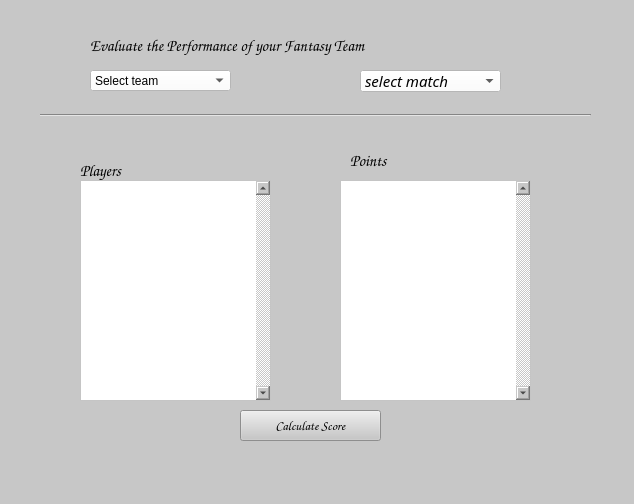
<?xml version="1.0" encoding="UTF-8"?>
<ui version="4.0">
 <class>evaluate_team</class>
 <widget class="QDialog" name="evaluate_team">
  <property name="geometry">
   <rect>
    <x>0</x>
    <y>0</y>
    <width>634</width>
    <height>504</height>
   </rect>
  </property>
  <property name="windowTitle">
   <string>Dialog</string>
  </property>
  <property name="styleSheet">
   <string notr="true">background-color: rgb(199, 199, 199);</string>
  </property>
  <widget class="QLabel" name="label">
   <property name="geometry">
    <rect>
     <x>90</x>
     <y>20</y>
     <width>391</width>
     <height>51</height>
    </rect>
   </property>
   <property name="font">
    <font>
     <family>Comic Sans MS</family>
     <pointsize>12</pointsize>
    </font>
   </property>
   <property name="text">
    <string>Evaluate the Performance of your Fantasy Team</string>
   </property>
  </widget>
  <widget class="QComboBox" name="selectteam_cb">
   <property name="geometry">
    <rect>
     <x>90</x>
     <y>70</y>
     <width>141</width>
     <height>21</height>
    </rect>
   </property>
   <property name="styleSheet">
    <string notr="true">background-color: rgb(255, 255, 255);
font: 75 italic 10pt &quot;Century Gothic&quot;;</string>
   </property>
   <property name="currentText">
    <string>Select team</string>
   </property>
   <item>
    <property name="text">
     <string>Select team</string>
    </property>
   </item>
  </widget>
  <widget class="QComboBox" name="selectmatch_cb">
   <property name="enabled">
    <bool>true</bool>
   </property>
   <property name="geometry">
    <rect>
     <x>360</x>
     <y>70</y>
     <width>141</width>
     <height>22</height>
    </rect>
   </property>
   <property name="font">
    <font>
     <family>Century Gothic</family>
     <pointsize>11</pointsize>
     <weight>9</weight>
     <italic>true</italic>
     <bold>false</bold>
    </font>
   </property>
   <property name="styleSheet">
    <string notr="true">background-color: rgb(255, 255, 255);
font: 75 italic 11pt &quot;Century Gothic&quot;;</string>
   </property>
   <item>
    <property name="text">
     <string extracomment="select amatch">select match</string>
    </property>
   </item>
   <item>
    <property name="text">
     <string>Match1</string>
    </property>
   </item>
  </widget>
  <widget class="Line" name="line">
   <property name="geometry">
    <rect>
     <x>40</x>
     <y>95</y>
     <width>551</width>
     <height>41</height>
    </rect>
   </property>
   <property name="styleSheet">
    <string notr="true">color: rgb(0, 0, 0);</string>
   </property>
   <property name="orientation">
    <enum>Qt::Horizontal</enum>
   </property>
  </widget>
  <widget class="QLabel" name="label_2">
   <property name="geometry">
    <rect>
     <x>80</x>
     <y>160</y>
     <width>81</width>
     <height>21</height>
    </rect>
   </property>
   <property name="font">
    <font>
     <family>Comic Sans MS</family>
     <pointsize>12</pointsize>
     <weight>50</weight>
     <bold>false</bold>
    </font>
   </property>
   <property name="text">
    <string>Players</string>
   </property>
  </widget>
  <widget class="QLabel" name="label_3">
   <property name="geometry">
    <rect>
     <x>350</x>
     <y>150</y>
     <width>81</width>
     <height>21</height>
    </rect>
   </property>
   <property name="font">
    <font>
     <family>Comic Sans MS</family>
     <pointsize>12</pointsize>
     <weight>50</weight>
     <bold>false</bold>
    </font>
   </property>
   <property name="text">
    <string>Points</string>
   </property>
  </widget>
  <widget class="QPushButton" name="calcscore_btn">
   <property name="enabled">
    <bool>true</bool>
   </property>
   <property name="geometry">
    <rect>
     <x>240</x>
     <y>410</y>
     <width>141</width>
     <height>31</height>
    </rect>
   </property>
   <property name="font">
    <font>
     <family>Comic Sans MS</family>
     <pointsize>10</pointsize>
    </font>
   </property>
   <property name="cursor">
    <cursorShape>ArrowCursor</cursorShape>
   </property>
   <property name="statusTip">
    <string>calculating score</string>
   </property>
   <property name="text">
    <string>Calculate Score</string>
   </property>
   <property name="autoDefault">
    <bool>false</bool>
   </property>
  </widget>
  <widget class="QListWidget" name="players_lw">
   <property name="geometry">
    <rect>
     <x>80</x>
     <y>180</y>
     <width>191</width>
     <height>221</height>
    </rect>
   </property>
   <property name="font">
    <font>
     <family>Comic Sans MS</family>
     <pointsize>10</pointsize>
     <weight>75</weight>
     <bold>true</bold>
    </font>
   </property>
   <property name="styleSheet">
    <string notr="true">background-color: rgb(255, 255, 255);</string>
   </property>
   <property name="verticalScrollBarPolicy">
    <enum>Qt::ScrollBarAlwaysOn</enum>
   </property>
   <property name="defaultDropAction">
    <enum>Qt::IgnoreAction</enum>
   </property>
   <property name="selectionMode">
    <enum>QAbstractItemView::NoSelection</enum>
   </property>
  </widget>
  <widget class="QListWidget" name="scores_lw">
   <property name="geometry">
    <rect>
     <x>340</x>
     <y>180</y>
     <width>191</width>
     <height>221</height>
    </rect>
   </property>
   <property name="font">
    <font>
     <family>Comic Sans MS</family>
     <pointsize>10</pointsize>
     <weight>75</weight>
     <bold>true</bold>
    </font>
   </property>
   <property name="styleSheet">
    <string notr="true">background-color: rgb(255, 255, 255);</string>
   </property>
   <property name="verticalScrollBarPolicy">
    <enum>Qt::ScrollBarAlwaysOn</enum>
   </property>
   <property name="selectionMode">
    <enum>QAbstractItemView::NoSelection</enum>
   </property>
  </widget>
 </widget>
 <resources/>
 <connections/>
</ui>
